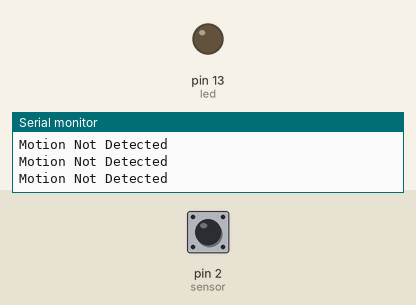
Recording of a sketch running on a simulated Arduino Uno, built with avr-gcc and run on an emulated ATmega328P. Shown: output pins drawn as LEDs (lit = HIGH), the last lines printed to the serial monitor. Dashed ring = blinking. Inputs (shaded band) come from the test bench; at power-on: pin 2 (sensor) LOW.

Above: at 1.2 s.
1.3 s: pin 2 (sensor) driven HIGH
At 1.9 s:
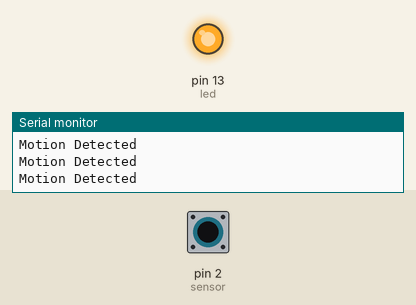
2.8 s: pin 2 (sensor) driven LOW
At 3.3 s:
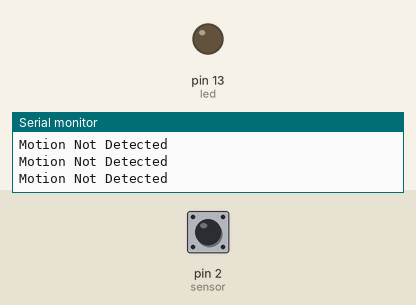
5.8 s: pin 2 (sensor) pulsed HIGH 2 times (0.12 s each, 0.3 s apart)
At 6.16 s:
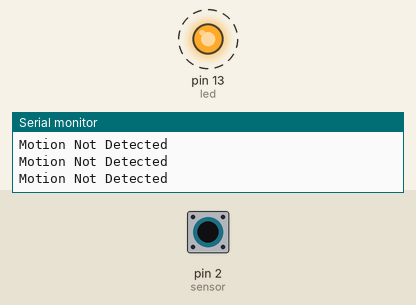
9.4 s: pin 2 (sensor) pulsed HIGH 5 times (0.12 s each, 0.3 s apart)
At 11.4 s:
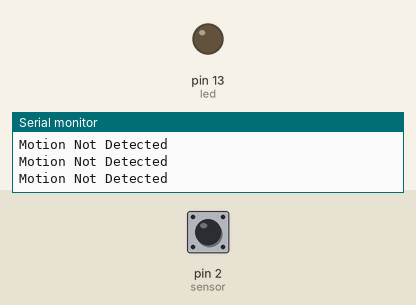
Timing chart, 0 to 12.9 s (numbered marks = the images above; inputs shaded):
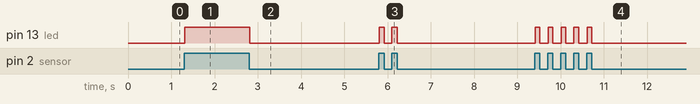

Measured:
- after the input at 1.3 s, pin 13 (led): LOW → HIGH at once
- after the input at 2.8 s, pin 13 (led): HIGH → LOW at once
- after the input at 5.8 s, pin 13 (led): alternates HIGH for 0.12 s and LOW for 0.17 s, 4 changes in all, then stays LOW, starting at once
- after the input at 9.4 s, pin 13 (led): alternates HIGH for 0.11 s and LOW for 0.20 s, 10 changes in all, then stays LOW, starting at once

The sketch:

test1.ino
```cpp
int led = 13;                // the pin that the LED is atteched to
int sensor = 2;              // the pin that the sensor is atteched to
int val = 0;
void setup() {


  pinMode(led, OUTPUT);      // initalize LED as an output
  pinMode(sensor, INPUT);    // initialize sensor as an input
  Serial.begin(9600);

  // put your setup code here, to run once:

}

void loop() {
  // put your main code here, to run repeatedly:
  val = digitalRead(sensor);

  if(val==HIGH){

    digitalWrite(led, HIGH);
    Serial.println("Motion Detected");
    }

  else{

    digitalWrite(led, LOW);
    Serial.println("Motion Not Detected");

    }

}
```
